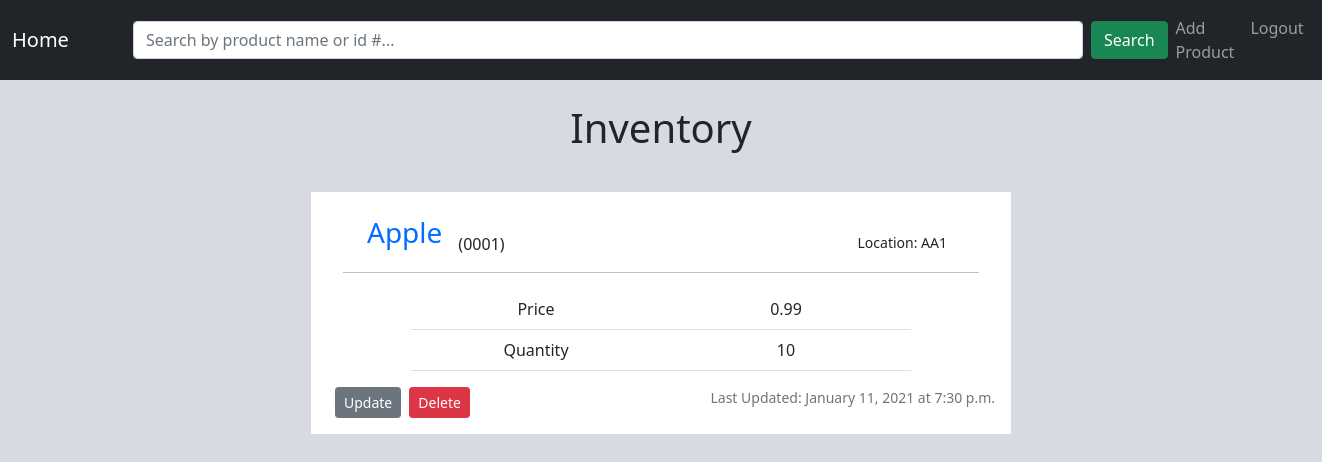
The page /product/1/ (signed in) on the database its author committed.
### inventory_manager/models.py (models this page shows, shortened)
class Product(models.Model):
    name = models.CharField(max_length=20)
    code = models.CharField(max_length=10, unique=True)
    location = models.CharField(max_length=10)
    updated = models.DateTimeField(auto_now=True)
    price = models.DecimalField(max_digits=11, decimal_places=2)
    quantity = models.IntegerField()

### inventory_manager/views.py (the view)
# urls.py: path('product/<int:pk>/', ProductDetailView.as_view(), name='list-detail'),
class ProductDetailView(LoginRequiredMixin, DetailView):
    model = Product

### inventory_manager/templates/inventory_manager/product_detail.html
{% extends "inventory_manager/base.html" %}
{% block content %}
    <h1 class="text-center p-4">Inventory</h1>
        <article class="container p-3 my-3 bg-white" style="width: 700px">
            <div class="d-flex">
                <h3 class="nav-link ms-4" style="color: rgb(0, 110, 255);">{{ object.name }}</h3>
                <p class="pt-4">({{ object.code }})</p>
                <small class="pt-4 ms-auto me-5">Location: {{ object.location }}</small>
            </div>
            <hr>
            <div>
                <table class="table table-hover mx-auto text-center" style="width: 500px;">
                    <tbody>
                        <tr>
                            <td class="col-6">Price</td>
                            <td>{{ object.price }}</td>
                        </tr>
                        <tr>
                            <td>Quantity</td>
                            <td>{{ object.quantity }}</td>
                        </tr>
                    </tbody>
                </table>
            </div>
            <div class="d-flex">
                <a class="btn btn-secondary btn-sm ms-2" href="{% url 'list-update' object.id %}">Update</a>
                <a class="btn btn-danger btn-sm ms-2" href="{% url 'list-delete' object.id %}">Delete</a>
                <small class="text-muted ms-auto ">Last Updated: {{ object.updated|date:"F d, Y" }} at {{ object.updated|date:"f a" }}</small>
            </div>
        </article>
{% endblock content %}

### inventory_manager/static/inventory_manager/main.css (style rules this page uses)
body { background-color: #bfc6cf9d; }
hr { margin: 1rem; margin-top: 0rem; background: black; }

### rows shown on the page
Product: name "Apple", code "0001", location "AA1", price "0.99", quantity "10", updated "January 11, 2021", updated "7:30 p.m."
